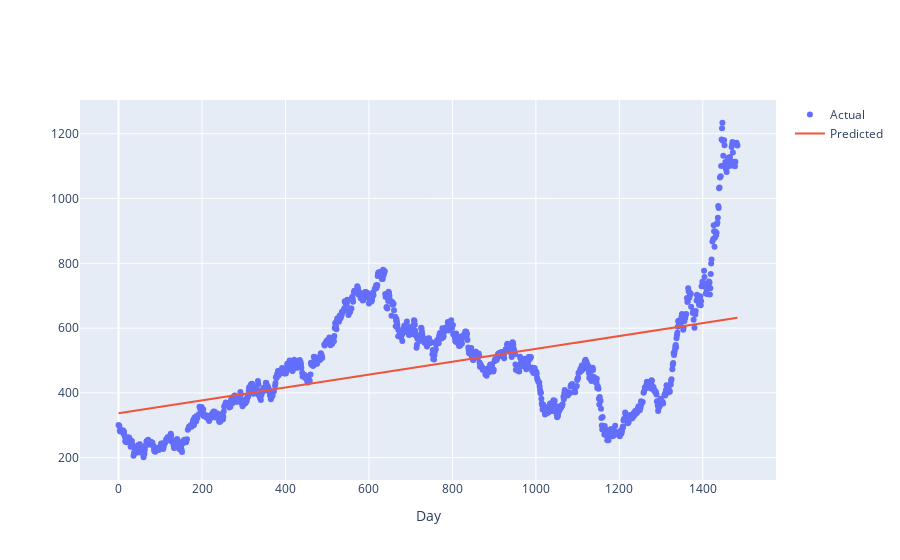

Source (notebook cell):
### Code cell
layout = go.Layout(
    xaxis=dict(title=dict(text='Day'))
)
data1 = [trace0, trace1]
plot2 = go.Figure(data=data1, layout=layout)
iplot(plot2)

### Figure 1 — Plotly figure (JSON) as saved in the notebook; plotly's stock layout.template omitted (floating-point values rounded to 4 significant figures; data arrays with more than 128 entries replaced by an {"elided": "..."} marker saying what was removed)
{"data": [{"mode": "markers", "name": "Actual", "type": "scatter", "x": {"elided": "1262 int values"}, "y": {"elided": "1262 float values"}}, {"mode": "lines", "name": "Predicted", "type": "scatter", "x": {"elided": "1262 int values"}, "y": {"elided": "1262 float values"}}], "layout": {"xaxis": {"title": {"text": "Day"}}}}
